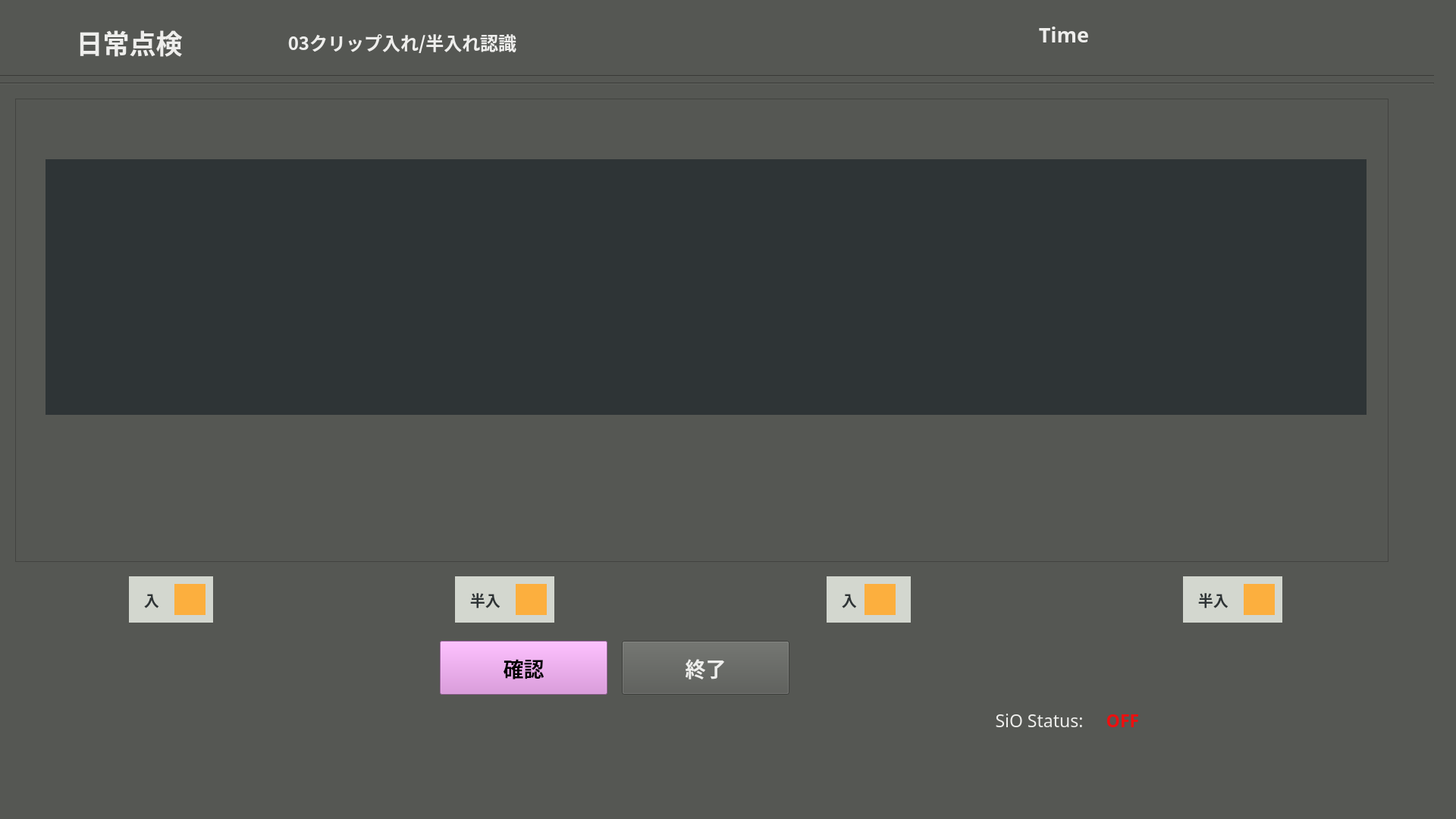
<?xml version="1.0" encoding="UTF-8"?>
<ui version="4.0">
 <class>dailytenken3_cliphanire</class>
 <widget class="QMainWindow" name="dailytenken3_cliphanire">
  <property name="enabled">
   <bool>true</bool>
  </property>
  <property name="geometry">
   <rect>
    <x>0</x>
    <y>0</y>
    <width>1920</width>
    <height>1080</height>
   </rect>
  </property>
  <property name="windowTitle">
   <string>MainWindow</string>
  </property>
  <property name="styleSheet">
   <string notr="true">background-color: rgb(85, 87, 83);</string>
  </property>
  <widget class="QWidget" name="dailytenken3_cliphanire_widget">
   <property name="enabled">
    <bool>true</bool>
   </property>
   <widget class="Line" name="line_1">
    <property name="geometry">
     <rect>
      <x>-10</x>
      <y>90</y>
      <width>1901</width>
      <height>20</height>
     </rect>
    </property>
    <property name="orientation">
     <enum>Qt::Horizontal</enum>
    </property>
   </widget>
   <widget class="Line" name="line_2">
    <property name="geometry">
     <rect>
      <x>-10</x>
      <y>100</y>
      <width>1901</width>
      <height>20</height>
     </rect>
    </property>
    <property name="orientation">
     <enum>Qt::Horizontal</enum>
    </property>
   </widget>
   <widget class="QFrame" name="frame">
    <property name="geometry">
     <rect>
      <x>20</x>
      <y>130</y>
      <width>1811</width>
      <height>611</height>
     </rect>
    </property>
    <property name="frameShape">
     <enum>QFrame::StyledPanel</enum>
    </property>
    <property name="frameShadow">
     <enum>QFrame::Raised</enum>
    </property>
    <widget class="QPushButton" name="rekensaButton">
     <property name="geometry">
      <rect>
       <x>260</x>
       <y>340</y>
       <width>91</width>
       <height>71</height>
      </rect>
     </property>
     <property name="font">
      <font>
       <family>Ubuntu Mono</family>
       <pointsize>13</pointsize>
       <weight>75</weight>
       <italic>false</italic>
       <bold>true</bold>
       <stylestrategy>PreferAntialias</stylestrategy>
      </font>
     </property>
     <property name="autoFillBackground">
      <bool>false</bool>
     </property>
     <property name="styleSheet">
      <string notr="true">color: rgb(238, 238, 236);
background-color: rgb(117, 80, 123);</string>
     </property>
     <property name="text">
      <string>検査
やり直し</string>
     </property>
     <property name="checkable">
      <bool>false</bool>
     </property>
    </widget>
    <widget class="QPushButton" name="delwarpbutton">
     <property name="geometry">
      <rect>
       <x>770</x>
       <y>350</y>
       <width>181</width>
       <height>51</height>
      </rect>
     </property>
     <property name="font">
      <font>
       <family>Ubuntu Mono</family>
       <pointsize>11</pointsize>
       <weight>75</weight>
       <italic>false</italic>
       <bold>true</bold>
       <stylestrategy>PreferAntialias</stylestrategy>
      </font>
     </property>
     <property name="autoFillBackground">
      <bool>false</bool>
     </property>
     <property name="styleSheet">
      <string notr="true">background-color: rgb(164, 0, 0);</string>
     </property>
     <property name="text">
      <string>パースワープパラム削除 
Del Warp Parm</string>
     </property>
     <property name="checkable">
      <bool>false</bool>
     </property>
    </widget>
    <widget class="QPushButton" name="savewarpbutton">
     <property name="geometry">
      <rect>
       <x>580</x>
       <y>350</y>
       <width>181</width>
       <height>51</height>
      </rect>
     </property>
     <property name="font">
      <font>
       <family>Ubuntu Mono</family>
       <pointsize>11</pointsize>
       <weight>75</weight>
       <italic>false</italic>
       <bold>true</bold>
       <stylestrategy>PreferAntialias</stylestrategy>
      </font>
     </property>
     <property name="autoFillBackground">
      <bool>false</bool>
     </property>
     <property name="styleSheet">
      <string notr="true">color: rgb(238, 238, 236);</string>
     </property>
     <property name="text">
      <string>パースワープパラム保存 
Save Warp Parm</string>
     </property>
     <property name="checkable">
      <bool>false</bool>
     </property>
    </widget>
    <widget class="QLabel" name="rtwarpcolor">
     <property name="geometry">
      <rect>
       <x>440</x>
       <y>330</y>
       <width>121</width>
       <height>20</height>
      </rect>
     </property>
     <property name="font">
      <font>
       <family>Ubuntu Mono</family>
       <pointsize>15</pointsize>
       <weight>75</weight>
       <bold>true</bold>
      </font>
     </property>
     <property name="styleSheet">
      <string notr="true">background-color: rgb(255, 0, 0);</string>
     </property>
     <property name="text">
      <string/>
     </property>
     <property name="alignment">
      <set>Qt::AlignLeading|Qt::AlignLeft|Qt::AlignVCenter</set>
     </property>
    </widget>
    <widget class="QPushButton" name="rtwarpbutton">
     <property name="geometry">
      <rect>
       <x>440</x>
       <y>350</y>
       <width>121</width>
       <height>51</height>
      </rect>
     </property>
     <property name="font">
      <font>
       <family>Ubuntu Mono</family>
       <pointsize>11</pointsize>
       <weight>75</weight>
       <italic>false</italic>
       <bold>true</bold>
       <stylestrategy>PreferAntialias</stylestrategy>
      </font>
     </property>
     <property name="autoFillBackground">
      <bool>false</bool>
     </property>
     <property name="styleSheet">
      <string notr="true">color: rgb(238, 238, 236);</string>
     </property>
     <property name="text">
      <string>継続ワープ 
RT Pers.Warp</string>
     </property>
     <property name="checkable">
      <bool>false</bool>
     </property>
    </widget>
    <widget class="QPushButton" name="quitbutton">
     <property name="geometry">
      <rect>
       <x>1560</x>
       <y>370</y>
       <width>211</width>
       <height>41</height>
      </rect>
     </property>
     <property name="font">
      <font>
       <family>Ubuntu Mono</family>
       <pointsize>14</pointsize>
      </font>
     </property>
     <property name="styleSheet">
      <string notr="true">background-color: rgb(238, 238, 236);</string>
     </property>
     <property name="text">
      <string>Quit</string>
     </property>
    </widget>
    <widget class="QLabel" name="framePart">
     <property name="geometry">
      <rect>
       <x>40</x>
       <y>80</y>
       <width>1742</width>
       <height>337</height>
      </rect>
     </property>
     <property name="styleSheet">
      <string notr="true">background-color: rgb(46, 52, 54);</string>
     </property>
     <property name="text">
      <string/>
     </property>
     <property name="alignment">
      <set>Qt::AlignCenter</set>
     </property>
    </widget>
    <zorder>quitbutton</zorder>
    <zorder>rtwarpbutton</zorder>
    <zorder>delwarpbutton</zorder>
    <zorder>rtwarpcolor</zorder>
    <zorder>savewarpbutton</zorder>
    <zorder>rekensaButton</zorder>
    <zorder>framePart</zorder>
   </widget>
   <widget class="QLabel" name="partlabel_2">
    <property name="geometry">
     <rect>
      <x>10</x>
      <y>20</y>
      <width>321</width>
      <height>71</height>
     </rect>
    </property>
    <property name="font">
     <font>
      <family>Ubuntu Mono</family>
      <pointsize>26</pointsize>
      <weight>75</weight>
      <bold>true</bold>
     </font>
    </property>
    <property name="styleSheet">
     <string notr="true">color: rgb(238, 238, 236);</string>
    </property>
    <property name="text">
     <string>日常点検</string>
    </property>
    <property name="alignment">
     <set>Qt::AlignCenter</set>
    </property>
   </widget>
   <widget class="QLabel" name="P1label">
    <property name="geometry">
     <rect>
      <x>170</x>
      <y>760</y>
      <width>111</width>
      <height>61</height>
     </rect>
    </property>
    <property name="font">
     <font>
      <family>Ubuntu Mono</family>
      <pointsize>15</pointsize>
      <weight>75</weight>
      <bold>true</bold>
     </font>
    </property>
    <property name="styleSheet">
     <string notr="true">color: rgb(46, 52, 54);
background-color: rgb(211, 215, 207);</string>
    </property>
    <property name="text">
     <string>　入</string>
    </property>
    <property name="alignment">
     <set>Qt::AlignLeading|Qt::AlignLeft|Qt::AlignVCenter</set>
    </property>
   </widget>
   <widget class="QLabel" name="P1color">
    <property name="geometry">
     <rect>
      <x>230</x>
      <y>770</y>
      <width>41</width>
      <height>41</height>
     </rect>
    </property>
    <property name="font">
     <font>
      <family>Ubuntu Mono</family>
      <pointsize>15</pointsize>
      <weight>75</weight>
      <bold>true</bold>
     </font>
    </property>
    <property name="styleSheet">
     <string notr="true">background-color: rgb(252, 175, 62);</string>
    </property>
    <property name="text">
     <string/>
    </property>
    <property name="alignment">
     <set>Qt::AlignLeading|Qt::AlignLeft|Qt::AlignVCenter</set>
    </property>
   </widget>
   <widget class="QLabel" name="P2color">
    <property name="geometry">
     <rect>
      <x>680</x>
      <y>770</y>
      <width>41</width>
      <height>41</height>
     </rect>
    </property>
    <property name="font">
     <font>
      <family>Ubuntu Mono</family>
      <pointsize>15</pointsize>
      <weight>75</weight>
      <bold>true</bold>
     </font>
    </property>
    <property name="styleSheet">
     <string notr="true">background-color: rgb(252, 175, 62);</string>
    </property>
    <property name="text">
     <string/>
    </property>
    <property name="alignment">
     <set>Qt::AlignLeading|Qt::AlignLeft|Qt::AlignVCenter</set>
    </property>
   </widget>
   <widget class="QLabel" name="P2label">
    <property name="geometry">
     <rect>
      <x>600</x>
      <y>760</y>
      <width>131</width>
      <height>61</height>
     </rect>
    </property>
    <property name="font">
     <font>
      <family>Ubuntu Mono</family>
      <pointsize>15</pointsize>
      <weight>75</weight>
      <bold>true</bold>
     </font>
    </property>
    <property name="styleSheet">
     <string notr="true">color: rgb(46, 52, 54);
background-color: rgb(211, 215, 207);</string>
    </property>
    <property name="text">
     <string>　半入</string>
    </property>
    <property name="alignment">
     <set>Qt::AlignLeading|Qt::AlignLeft|Qt::AlignVCenter</set>
    </property>
   </widget>
   <widget class="QPushButton" name="mainmenubutton">
    <property name="geometry">
     <rect>
      <x>820</x>
      <y>845</y>
      <width>221</width>
      <height>71</height>
     </rect>
    </property>
    <property name="font">
     <font>
      <family>Ubuntu Mono</family>
      <pointsize>20</pointsize>
      <weight>75</weight>
      <italic>false</italic>
      <bold>true</bold>
      <stylestrategy>PreferAntialias</stylestrategy>
     </font>
    </property>
    <property name="autoFillBackground">
     <bool>false</bool>
    </property>
    <property name="styleSheet">
     <string notr="true">color: rgb(238, 238, 236);</string>
    </property>
    <property name="text">
     <string>終了</string>
    </property>
    <property name="checkable">
     <bool>false</bool>
    </property>
   </widget>
   <widget class="QLabel" name="status_sio">
    <property name="geometry">
     <rect>
      <x>1450</x>
      <y>925</y>
      <width>61</width>
      <height>41</height>
     </rect>
    </property>
    <property name="font">
     <font>
      <family>Ubuntu Mono</family>
      <pointsize>17</pointsize>
      <weight>75</weight>
      <bold>true</bold>
      <underline>false</underline>
     </font>
    </property>
    <property name="styleSheet">
     <string notr="true">color: rgb(238, 15, 15);</string>
    </property>
    <property name="text">
     <string>OFF</string>
    </property>
    <property name="alignment">
     <set>Qt::AlignBottom|Qt::AlignHCenter</set>
    </property>
   </widget>
   <widget class="QLabel" name="label_5">
    <property name="geometry">
     <rect>
      <x>1300</x>
      <y>925</y>
      <width>141</width>
      <height>41</height>
     </rect>
    </property>
    <property name="font">
     <font>
      <family>Ubuntu Mono</family>
      <pointsize>17</pointsize>
      <weight>50</weight>
      <bold>false</bold>
      <underline>false</underline>
     </font>
    </property>
    <property name="styleSheet">
     <string notr="true">color: rgb(238, 238, 236);</string>
    </property>
    <property name="text">
     <string>SiO Status:</string>
    </property>
    <property name="alignment">
     <set>Qt::AlignBottom|Qt::AlignHCenter</set>
    </property>
   </widget>
   <widget class="QLabel" name="partlabel_3">
    <property name="geometry">
     <rect>
      <x>370</x>
      <y>20</y>
      <width>321</width>
      <height>71</height>
     </rect>
    </property>
    <property name="font">
     <font>
      <family>Ubuntu Mono</family>
      <pointsize>18</pointsize>
      <weight>75</weight>
      <bold>true</bold>
     </font>
    </property>
    <property name="styleSheet">
     <string notr="true">color: rgb(238, 238, 236);</string>
    </property>
    <property name="text">
     <string>03クリップ入れ/半入れ認識</string>
    </property>
    <property name="alignment">
     <set>Qt::AlignCenter</set>
    </property>
   </widget>
   <widget class="QLabel" name="P3label">
    <property name="geometry">
     <rect>
      <x>1090</x>
      <y>760</y>
      <width>111</width>
      <height>61</height>
     </rect>
    </property>
    <property name="font">
     <font>
      <family>Ubuntu Mono</family>
      <pointsize>15</pointsize>
      <weight>75</weight>
      <bold>true</bold>
     </font>
    </property>
    <property name="styleSheet">
     <string notr="true">color: rgb(46, 52, 54);
background-color: rgb(211, 215, 207);</string>
    </property>
    <property name="text">
     <string>　入</string>
    </property>
    <property name="alignment">
     <set>Qt::AlignLeading|Qt::AlignLeft|Qt::AlignVCenter</set>
    </property>
   </widget>
   <widget class="QLabel" name="P3color">
    <property name="geometry">
     <rect>
      <x>1140</x>
      <y>770</y>
      <width>41</width>
      <height>41</height>
     </rect>
    </property>
    <property name="font">
     <font>
      <family>Ubuntu Mono</family>
      <pointsize>15</pointsize>
      <weight>75</weight>
      <bold>true</bold>
     </font>
    </property>
    <property name="styleSheet">
     <string notr="true">background-color: rgb(252, 175, 62);</string>
    </property>
    <property name="text">
     <string/>
    </property>
    <property name="alignment">
     <set>Qt::AlignLeading|Qt::AlignLeft|Qt::AlignVCenter</set>
    </property>
   </widget>
   <widget class="QLabel" name="P4label">
    <property name="geometry">
     <rect>
      <x>1560</x>
      <y>760</y>
      <width>131</width>
      <height>61</height>
     </rect>
    </property>
    <property name="font">
     <font>
      <family>Ubuntu Mono</family>
      <pointsize>15</pointsize>
      <weight>75</weight>
      <bold>true</bold>
     </font>
    </property>
    <property name="styleSheet">
     <string notr="true">color: rgb(46, 52, 54);
background-color: rgb(211, 215, 207);</string>
    </property>
    <property name="text">
     <string>　半入</string>
    </property>
    <property name="alignment">
     <set>Qt::AlignLeading|Qt::AlignLeft|Qt::AlignVCenter</set>
    </property>
   </widget>
   <widget class="QLabel" name="P4color">
    <property name="geometry">
     <rect>
      <x>1640</x>
      <y>770</y>
      <width>41</width>
      <height>41</height>
     </rect>
    </property>
    <property name="font">
     <font>
      <family>Ubuntu Mono</family>
      <pointsize>15</pointsize>
      <weight>75</weight>
      <bold>true</bold>
     </font>
    </property>
    <property name="styleSheet">
     <string notr="true">background-color: rgb(252, 175, 62);</string>
    </property>
    <property name="text">
     <string/>
    </property>
    <property name="alignment">
     <set>Qt::AlignLeading|Qt::AlignLeft|Qt::AlignVCenter</set>
    </property>
   </widget>
   <widget class="QPushButton" name="InspectButton">
    <property name="geometry">
     <rect>
      <x>580</x>
      <y>845</y>
      <width>221</width>
      <height>71</height>
     </rect>
    </property>
    <property name="font">
     <font>
      <family>Ubuntu Mono</family>
      <pointsize>20</pointsize>
      <weight>75</weight>
      <italic>false</italic>
      <bold>true</bold>
      <stylestrategy>PreferAntialias</stylestrategy>
     </font>
    </property>
    <property name="autoFillBackground">
     <bool>false</bool>
    </property>
    <property name="styleSheet">
     <string notr="true">background-color: rgb(220, 138, 221);</string>
    </property>
    <property name="text">
     <string>確認</string>
    </property>
    <property name="checkable">
     <bool>false</bool>
    </property>
   </widget>
   <widget class="QLabel" name="timeLabel">
    <property name="geometry">
     <rect>
      <x>1170</x>
      <y>20</y>
      <width>466</width>
      <height>51</height>
     </rect>
    </property>
    <property name="font">
     <font>
      <family>Ubuntu Mono</family>
      <pointsize>20</pointsize>
      <weight>75</weight>
      <bold>true</bold>
     </font>
    </property>
    <property name="styleSheet">
     <string notr="true">color: rgb(238, 238, 236);</string>
    </property>
    <property name="text">
     <string>Time</string>
    </property>
    <property name="alignment">
     <set>Qt::AlignCenter</set>
    </property>
   </widget>
   <zorder>line_1</zorder>
   <zorder>line_2</zorder>
   <zorder>frame</zorder>
   <zorder>partlabel_2</zorder>
   <zorder>P1label</zorder>
   <zorder>P1color</zorder>
   <zorder>P2label</zorder>
   <zorder>P2color</zorder>
   <zorder>mainmenubutton</zorder>
   <zorder>status_sio</zorder>
   <zorder>label_5</zorder>
   <zorder>partlabel_3</zorder>
   <zorder>P3label</zorder>
   <zorder>P3color</zorder>
   <zorder>P4label</zorder>
   <zorder>P4color</zorder>
   <zorder>InspectButton</zorder>
   <zorder>timeLabel</zorder>
  </widget>
  <widget class="QMenuBar" name="menubar">
   <property name="geometry">
    <rect>
     <x>0</x>
     <y>0</y>
     <width>1920</width>
     <height>21</height>
    </rect>
   </property>
  </widget>
  <widget class="QStatusBar" name="statusbar"/>
 </widget>
 <resources/>
 <connections/>
</ui>
